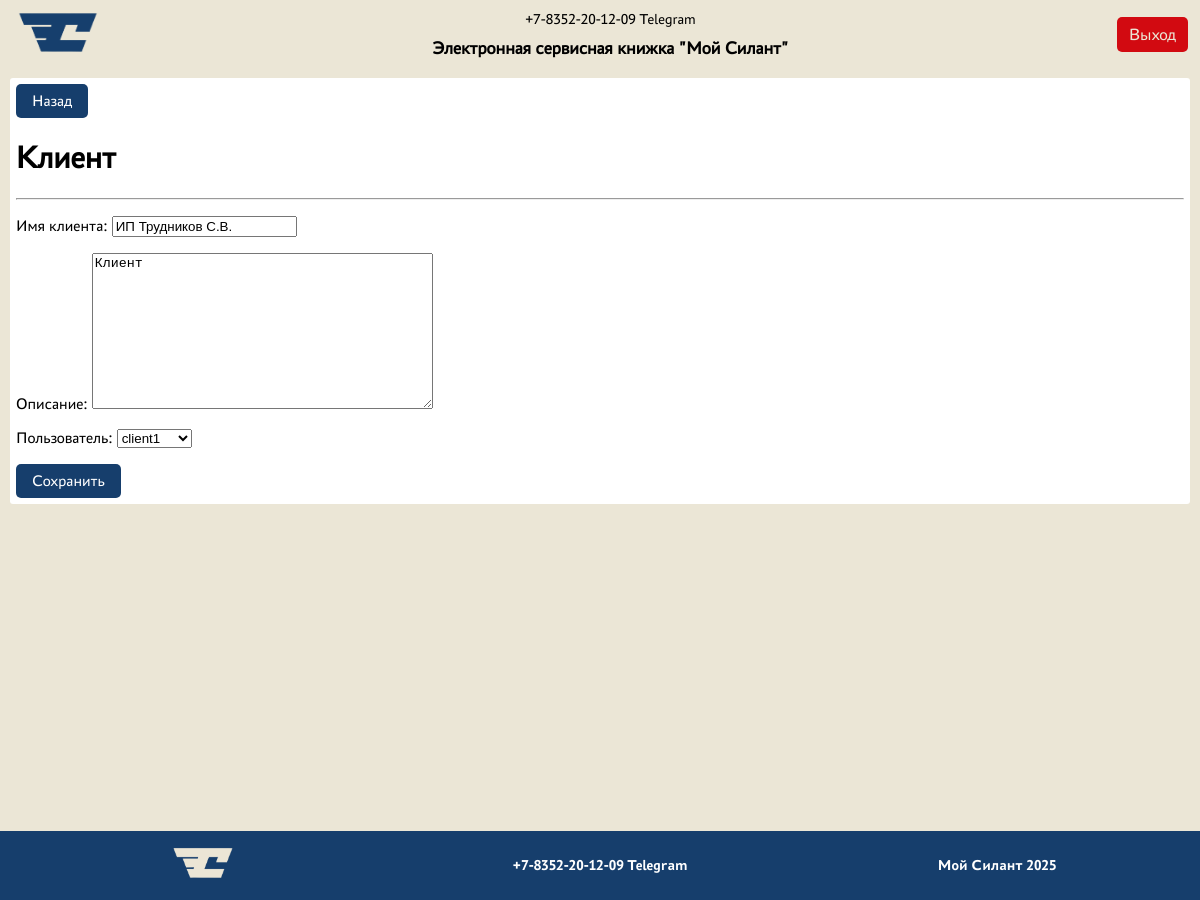
Page /client/1/update/ (signed in) on the committed database.
### silant_app/models.py (models this page shows, shortened)
class Client(models.Model):
    name = models.CharField(max_length=255, verbose_name="Имя клиента")
    description = models.TextField(default="Клиент", verbose_name="Описание")
    user = models.OneToOneField(User, on_delete=models.CASCADE, verbose_name="Пользователь")

### silant_app/views.py (the view)
# urls.py: path('client/<int:pk>/update/', ClientUpdateView.as_view(), name='client-update'),
class ClientUpdateView(PermissionRequiredMixin, UpdateView):
    permission_required = 'silant_app.change_client'
    form_class = ClientForm
    model = Client
    template_name = 'client/client_create.html'

### silant_app/forms.py
class ClientForm(forms.ModelForm):
    class Meta:
        model = Client
        fields = '__all__'

### templates/client/client_create.html (shortened to what this page needs)
{% extends 'default.html' %}
{% block content %}
{% load static %}
<link rel = "stylesheet" href="{% static 'css/button.css' %}">
    <button onclick="goBack()" class="btn">Назад</button>
    <h1>Клиент</h1>
    <hr>
    <form action="" method="post">
        {{ form.as_p }}
        <div class='btn-cont'>
            <button type="submit" class="btn"/>Сохранить</button>
        </div>
    </form>
{% endblock content %}

### static/css/index.css (style rules this page uses)
body { background-color: #EBE6D6; margin: 0; padding: 0; padding-bottom: 100px; font-family: PT-Astra; }

### static/css/button.css (style rules this page uses)
.btn { font-family: PT-Astra; font-size: 16px; padding: 8px 16px; background: #163E6C; border: none; border-radius: 5px; cursor: pointer; color: white; text-decoration: none; max-width: 160px; }
.btn-cont { display: inline; }

### rows in the picture
Client: name "ИП Трудников С.В.", description "Клиент", user "client1"
